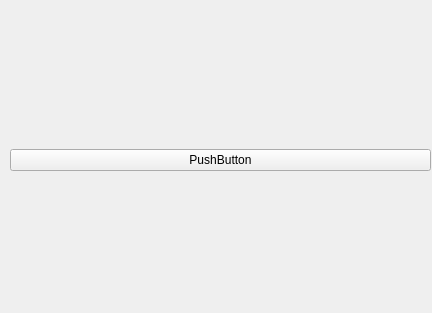
<?xml version="1.0" encoding="UTF-8"?>
<ui version="4.0">
 <class>Form</class>
 <widget class="QWidget" name="Form">
  <property name="geometry">
   <rect>
    <x>0</x>
    <y>0</y>
    <width>432</width>
    <height>313</height>
   </rect>
  </property>
  <property name="windowTitle">
   <string>Form</string>
  </property>
  <widget class="QWidget" name="horizontalLayoutWidget">
   <property name="geometry">
    <rect>
     <x>10</x>
     <y>10</y>
     <width>421</width>
     <height>301</height>
    </rect>
   </property>
   <layout class="QHBoxLayout" name="horizontalLayout">
    <item>
     <widget class="QPushButton" name="pushButton">
      <property name="text">
       <string>PushButton</string>
      </property>
     </widget>
    </item>
   </layout>
  </widget>
 </widget>
 <resources/>
 <connections/>
</ui>
